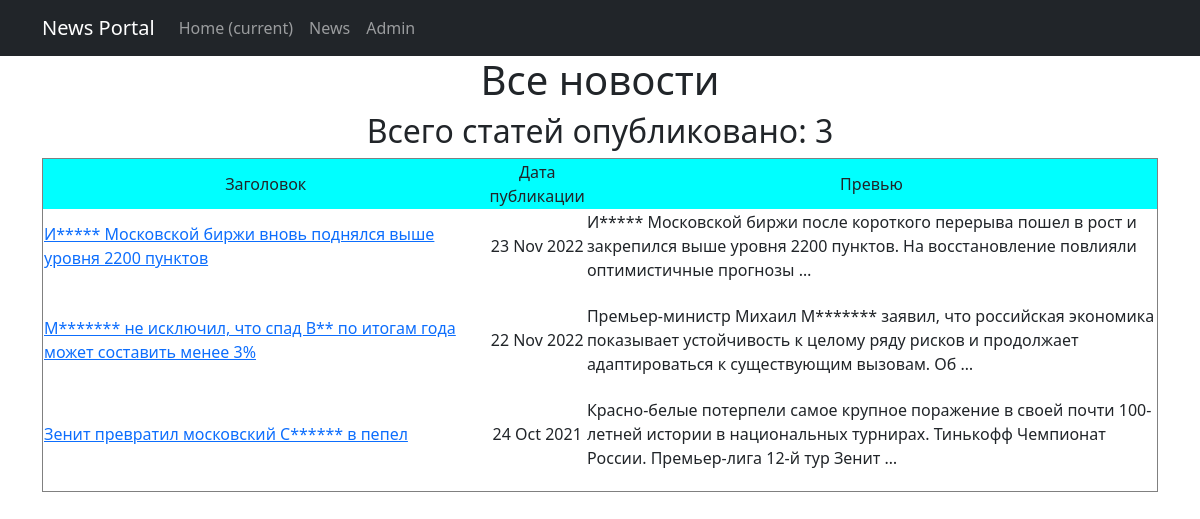
Page /news/ on the committed database.
### newsapp/models.py (models this page shows, shortened)
class Post(models.Model):
    news, article = 'N', 'A'
    types = [(news, 'news'), (article, 'article')]
    title = models.CharField(max_length=255, unique=True)
    posted = models.DateTimeField(auto_now_add=True)
    text = models.TextField()
    author = models.ForeignKey(Author, on_delete=models.CASCADE, related_name='posts')

### newsapp/views.py (the view)
# urls.py: path('', NewsList.as_view()),
class NewsList(ListView):
    model = Post
    ordering = '-posted'
    template_name = 'news_list.html'
    context_object_name = 'news_list'

### newsapp/templatetags/custom_filters.py (called while the page is built)
@register.filter()
def correct_text(text=str):
   try:
      if type(text) != str:
         raise MatError
   except MatError:
      return ('Type Error')
   else:
      res = []
      for t in text.split():
         res.append(correct_word(t))
      res = ' '.join(res)
   return res

def correct_word(word):
   mat_flag = False
   res = word
   for mat in MAT_WORDS:
      if mat in word.lower():
         mat_flag = True
   if mat_flag:
      res = word[0] + '*' * (len(word) - 1)
   return res

### newsportal/templates/news_list.html (shortened to what this page needs)
{% extends 'flatpages/default.html' %}
{% load custom_filters %}
{% block content %}
<h1>Все новости</h1>
<h2>Всего статей опубликовано: {{news_list|length}} </h2>
     <table border="1">
            <tr bgcolor="cyan">
               <td width="40%">Заголовок</td>
               <td width="15">Дата публикации</td>
               <td>Превью</td>
            </tr>
            {% for news in news_list %}
                <tr>
                    <td align="left"><a href="http://127.0.0.1:8000/news/{{news.id}}">{{news.title|correct_text}}</a></td>
                    <td>{{news.posted|date:'d M Y'}}</td>
                    <td align="left">{{news.text|truncatewords:20|correct_text }}</td>
                </tr>
                <tr height="20"></tr>
            {% endfor %}
     </table>
{% endblock content %}

### newsportal/templates/flatpages/default.html (shortened to what this page needs)
<!DOCTYPE html>
<html lang="en">
    <head>
        {% load static %}
         <link href="{% static 'css/styles.css' %}" rel="stylesheet" />
    </head>
    <body>
         <nav class="navbar navbar-expand-lg navbar-dark bg-dark static-top">
           <div class="container">
               <a class="navbar-brand" href="#">News Portal</a>
               <div class="collapse navbar-collapse" id="navbarResponsive">
                   <ul class="navbar-nav ml-auto">
                       <li class="nav-item active">
                           <a class="nav-link" href="#">Home
                               <span class="sr-only">(current)</span>
                           </a>
                       </li>
                       <li class="nav-item">
                           <a class="nav-link" href="/news/">News</a>
                       </li>
                       <li class="nav-item">
                           <a class="nav-link" href="/admin/">Admin</a>
                       </li>
                   </ul>
               </div>
           </div>
        </nav>
        <div class="container">
           <div class="row">
               <div class="col-lg-12 text-center">
                   {% block content %}{% endblock content %}
               </div>
           </div>
        </div>
    </body>
</html>

### rows in the picture
Post: title|correct_text "И***** Московской биржи вновь поднялся выше уровня 2200 пунктов", posted "23 Nov 2022", text|correct_text "И***** Московской биржи после короткого перерыва пошел в рост и закрепился выше уровня 2200 пунктов. На восстановление повлияли оптимистичные прогнозы …"
Post: title|correct_text "М******* не исключил, что спад В** по итогам года может составить менее 3%", posted "22 Nov 2022", text|correct_text "Премьер-министр Михаил М******* заявил, что российская экономика показывает устойчивость к целому ряду рисков и продолжает адаптироваться к существующим вызовам. Об …"
Post: title|correct_text "Зенит превратил московский С****** в пепел", posted "24 Oct 2021", text|correct_text "Красно-белые потерпели самое крупное поражение в своей почти 100-летней истории в национальных турнирах. Тинькофф Чемпионат России. Премьер-лига 12-й тур Зенит …"

### other values in the picture
{{ news_list|length }} "3"
